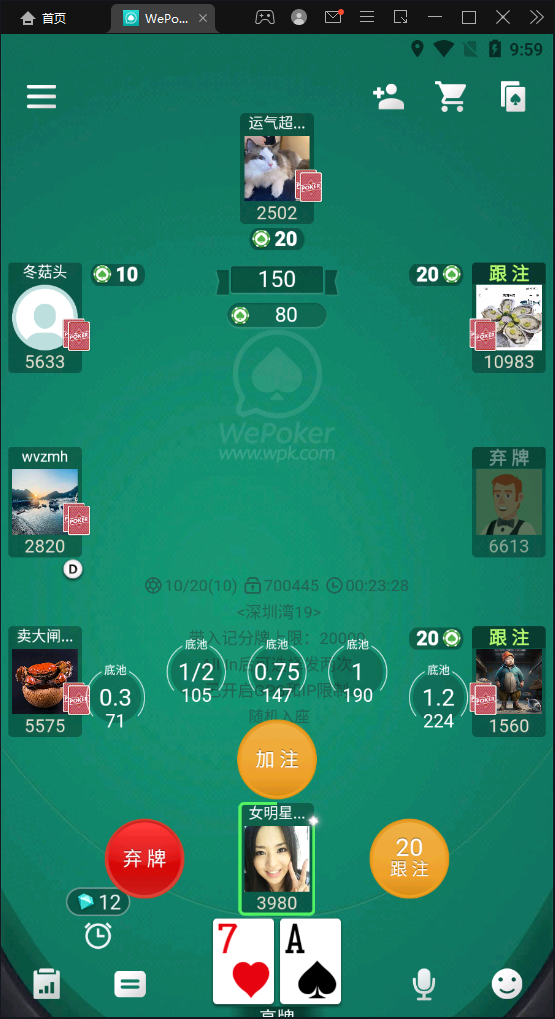
#> input picture data/input/table_setup/1.png, 555 x 1019 px, given in place of 112.png, which was not available
$ python get_rects.py
#> lines starting #> are read from the running program, lines starting #| are printed output that depends on the picture; after the words box and inside, x2 and y2 are one past the last pixel; in counts of white or black regions, pixels touching at a corner belong together
### src/tools/aqm_utils.py
# 通用函数工具
import datetime
import logging
from logging import handlers
import os
import sys
import cv2

prjroot = os.path.abspath(os.path.join(__file__, '..', '..', '..'))
# print(f"prjroot: {prjroot}")

def get_dir(*paths):
    if paths[0] == 'prjroot':
        return prjroot

# 示例
# file_full_name = get_file_full_name('1.jpg', 'data', 'output', 'table_setup')
def get_file_full_name(file_name, *subfolders):

    file_full_name = os.path.join(get_dir('prjroot'), *subfolders, file_name)
    return file_full_name

# 画框工具
# [100 lines left out: functions draw_multiple_rectangles_and_save, init_logger, not called in this run]

    # [10 lines of commented-out code are left out]

### src/table_setup/get_rects.py
# 画矩形获得坐标
import os
import sys
import time
import cv2

# 获取当前脚本文件的绝对路径
script_path = os.path.abspath(__file__)
# 获取当前脚本所在的目录（tools）
script_dir = os.path.dirname(script_path)
parent_dir = os.path.dirname(script_dir)
grandparent_dir = os.path.dirname(parent_dir)
# 降Aquaman子目录添加到sys.path
sys.path.append(grandparent_dir)

from src.tools.aqm_utils import get_file_full_name

rect_names = [
    "rect1", "rect2", "rect3", "rect4", "rect5"
    ]

# 全局变量
rectangles = []  # 存储矩形框的坐标
drawing = False  # 标记是否开始画图
current_rectangle = (-1, -1, -1, -1)  # 当前矩形的坐标

def draw_rectangle(event, x, y, flags, param):
    global rectangles, drawing, current_rectangle

    # 鼠标左键按下开始绘制
    if event == cv2.EVENT_LBUTTONDOWN:
        drawing = True
        current_rectangle = (x, y, x, y)

    # 鼠标移动更新矩形的宽和高
    elif event == cv2.EVENT_MOUSEMOVE:
        if drawing:
            current_rectangle = (current_rectangle[0], current_rectangle[1], x, y)

    # 鼠标左键释放结束绘制
    elif event == cv2.EVENT_LBUTTONUP:
        drawing = False
        rectangles.append(current_rectangle)
        current_rectangle = (-1, -1, -1, -1)

def calculate_text_position(index, start_x, start_y, column_width, max_items_per_column, height):
    column_index = index // max_items_per_column
    x = start_x + column_index * column_width
    y = start_y + (index % max_items_per_column) * 30  # 假设每行文本高度约30像素
    return x, y

def save_rectangles_to_file(filename, rect_names, rectangles):
    with open(filename, 'w') as file:
        # 确保有相同数量的名字和矩形框
        assert len(rect_names) == len(rectangles), "矩形名字和坐标数量不匹配"

        # 写入每个矩形框的名字和坐标
        for name, rect in zip(rect_names, rectangles):
            file.write(f"{name}: {rect}\n")


def main(image_path):
#> called with image_path = 'data/test/112.png'
    global rectangles
    img = cv2.imread(image_path)
#> img is the input picture: shape (1019, 555, 3); mean B, G, R 102.9, 125.8, 40.2

    # 如果文件不存在，退出
    if img is None:
        print(f"无法读取图像 {image_path}。")
        return

    # 扩展图片以在右侧留白，用于显示文本
    height, width = img.shape[:2]
#> height = 1019; width = 555
    extended_width = 900  # 根据需要调整
    extended_img = cv2.copyMakeBorder(img, 0, 0, 0, extended_width, cv2.BORDER_CONSTANT, value=(255, 255, 255))
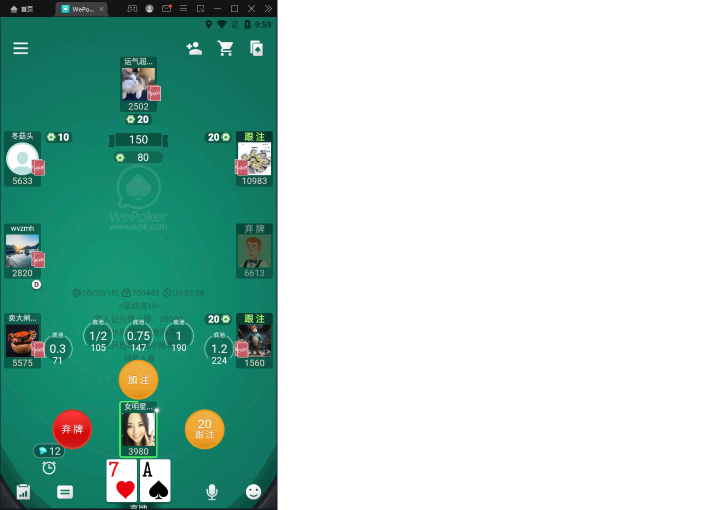
#> extended_img: shape (1019, 1455, 3) (shown at 1/2 size); mean B, G, R 197, 205.7, 173.1

    cv2.namedWindow('get_draw_rects')
    cv2.setMouseCallback('get_draw_rects', draw_rectangle)

    start_x = width + 10  # 从原图右侧开始显示文本
#> start_x = 565
    start_y = 20  # 从顶部开始显示文本
    column_width = 200  # 每列的宽度
    max_items_per_column = height // 30  # 根据图像高度和文本高度计算每列最大项目数
#> max_items_per_column = 33
    start_time = None
    while True:
        img_copy = extended_img.copy()

        # 右侧输出所有矩形名称
        for idx, name in enumerate(rect_names):
            x, y = calculate_text_position(idx, start_x, start_y, column_width, max_items_per_column, height)
            cv2.putText(img_copy, name, (x, y), cv2.FONT_HERSHEY_SIMPLEX, 0.5, (0, 0, 0), 1)
#> img_copy: shape (1019, 1455, 3); 0.03% of pixels changed, all inside (x1, y1, x2, y2) = (567, 10, 606, 141)

        # 绘制已经定义的矩形框
        for idx, rect in enumerate(rectangles):
            cv2.rectangle(img_copy, (rect[0], rect[1]), (rect[2], rect[3]), (0, 255, 0), 2)
            # 在矩形框名称旁边显示坐标
            x, y = calculate_text_position(idx, start_x, start_y, column_width, max_items_per_column, height)
            text_position = (x + 150, y)
            cv2.putText(img_copy, f"done", text_position, cv2.FONT_HERSHEY_SIMPLEX, 0.5, (0, 0, 0), 1)
            # cv2.putText(img_copy, f"{rect_names[idx]}: {rect}", text_position, cv2.FONT_HERSHEY_SIMPLEX, 0.5, (0, 0, 0), 1)

        if current_rectangle != (-1, -1, -1, -1):
            cv2.rectangle(img_copy, (current_rectangle[0], current_rectangle[1]), (current_rectangle[2], current_rectangle[3]), (0, 0, 255), 2)
        cv2.imshow('get_draw_rects', img_copy)

        # 检查按键事件
        key = cv2.waitKey(1) & 0xFF
#> (key q is pressed here)
        if key == ord('q'):
            break
        elif key == ord('c') and rectangles:
            # 按 'c' 删除最后一个矩形框
            rectangles.pop()
        elif len(rectangles) == len(rect_names):
            if not start_time: start_time = time.time()
            else:
                if time.time() - start_time > 300:  # 300 seconds = 5 minutes
                    break
        elif len(rectangles) > len(rect_names):
            rectangles.pop()
            break


    cv2.destroyAllWindows()
    for idx, rect in enumerate(rectangles):
        print(f"{rect_names[idx]}: {rect}")


if __name__ == '__main__':
    # 提示用户输入图片编号
    # image_number = (input("请输入图片编号: "))
    image_number = '112'

    # 构造文件名和读取路径
    image_name = f"{image_number}.png"
    image_path = get_file_full_name(image_name, 'data', 'test')
    main(image_path)

    # 构造文件名和保存路径
    save_path = get_file_full_name(f"{image_number}.txt", 'data', 'test')
    save_rectangles_to_file(save_path, rect_names, rectangles)
#> (the run stopped early here; a loop or call above may not have finished)

$ run again, on data/input/table_setup/wpk8/12.png
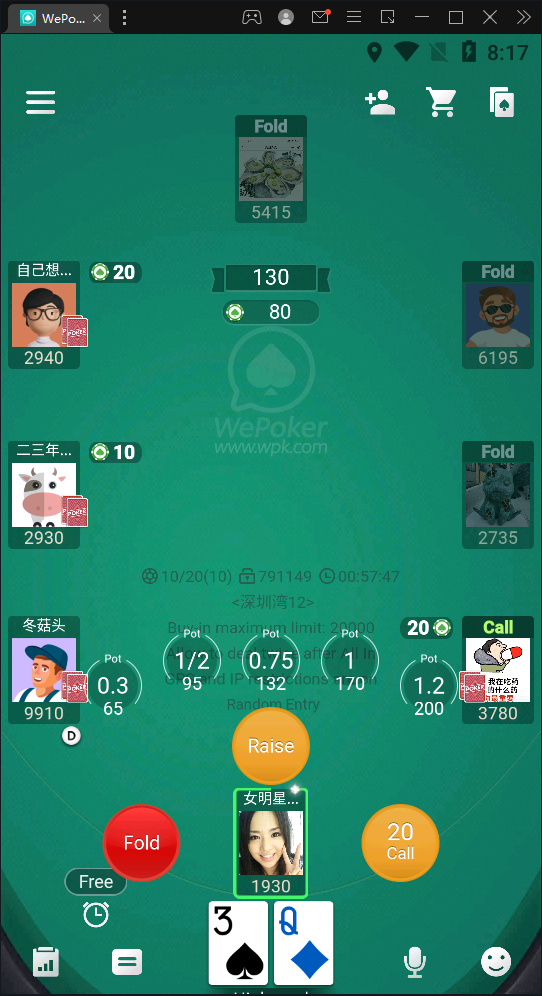
#> input picture data/input/table_setup/wpk8/12.png, 542 x 996 px, given in place of 112.png, which was not available
#> in main, img is the input picture: shape (996, 542, 3); mean B, G, R 103.1, 125.7, 39.3
#> in main, `extended_img = cv2.copyMakeBorder(img, 0, 0, 0, extended_width, cv2.BO..`:
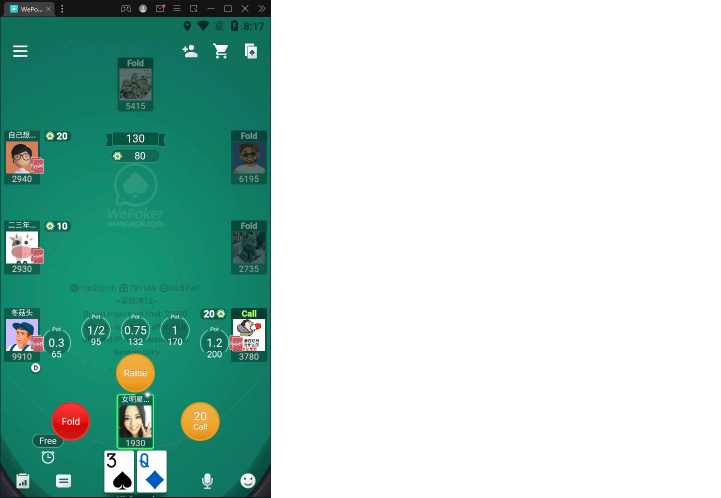
#> extended_img: shape (996, 1442, 3) (shown at 1/2 size); mean B, G, R 197.9, 206.4, 173.9

$ run again, on data/input/tables_collector/fold.png
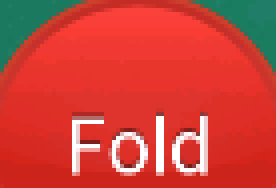
#> input picture data/input/tables_collector/fold.png, 69 x 47 px, given in place of 112.png, which was not available (shown 4 times larger)
#> in main, img is the input picture: shape (47, 69, 3); mean B, G, R 57.5, 66.7, 204.6
#> in main, `extended_img = cv2.copyMakeBorder(img, 0, 0, 0, extended_width, cv2.BO..`:
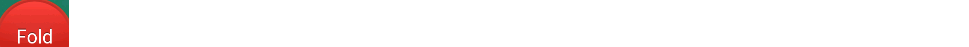
#> extended_img: shape (47, 969, 3); mean B, G, R 240.9, 241.6, 251.4
#> after the loop in main, `for idx, name in enumerate(rect_names):`:
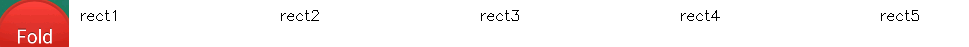
#> img_copy: shape (47, 969, 3); 0.97% of pixels changed, all inside (x1, y1, x2, y2) = (81, 10, 919, 21)
